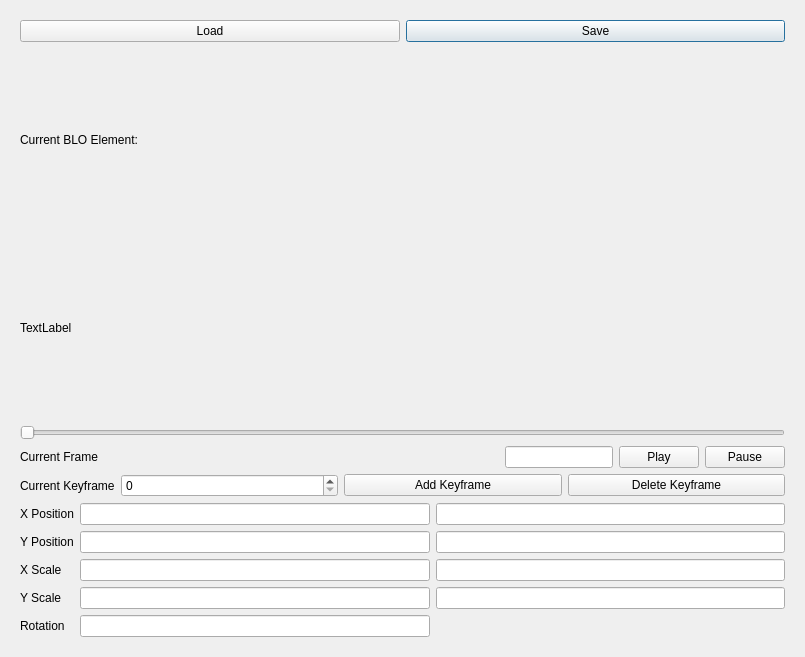
<?xml version="1.0" encoding="UTF-8"?>
<ui version="4.0">
 <class>Dialog</class>
 <widget class="QDialog" name="Dialog">
  <property name="geometry">
   <rect>
    <x>0</x>
    <y>0</y>
    <width>805</width>
    <height>657</height>
   </rect>
  </property>
  <property name="windowTitle">
   <string>Dialog</string>
  </property>
  <layout class="QHBoxLayout" name="horizontalLayout_2">
   <item>
    <widget class="QWidget" name="widget" native="true">
     <layout class="QHBoxLayout" name="horizontalLayout">
      <item>
       <layout class="QVBoxLayout" name="verticalLayout">
        <item>
         <layout class="QGridLayout" name="gridLayout_2">
          <item row="0" column="1">
           <widget class="QPushButton" name="pushButton">
            <property name="text">
             <string>Save</string>
            </property>
           </widget>
          </item>
          <item row="0" column="0">
           <widget class="QPushButton" name="pushButton_2">
            <property name="text">
             <string>Load</string>
            </property>
           </widget>
          </item>
          <item row="1" column="0">
           <widget class="QLabel" name="label_5">
            <property name="text">
             <string>Current BLO Element:</string>
            </property>
           </widget>
          </item>
          <item row="1" column="1">
           <widget class="QLabel" name="label_9">
            <property name="text">
             <string/>
            </property>
           </widget>
          </item>
          <item row="2" column="0">
           <widget class="QLabel" name="label_10">
            <property name="text">
             <string>TextLabel</string>
            </property>
           </widget>
          </item>
         </layout>
        </item>
        <item>
         <layout class="QVBoxLayout" name="verticalLayout_2">
          <item>
           <widget class="QSlider" name="horizontalSlider">
            <property name="orientation">
             <enum>Qt::Horizontal</enum>
            </property>
           </widget>
          </item>
          <item>
           <layout class="QHBoxLayout" name="horizontalLayout_4">
            <item>
             <widget class="QLabel" name="label_2">
              <property name="text">
               <string>Current Frame</string>
              </property>
             </widget>
            </item>
            <item>
             <widget class="QLineEdit" name="lineEdit">
              <property name="enabled">
               <bool>true</bool>
              </property>
              <property name="sizePolicy">
               <sizepolicy hsizetype="Maximum" vsizetype="Fixed">
                <horstretch>0</horstretch>
                <verstretch>0</verstretch>
               </sizepolicy>
              </property>
              <property name="layoutDirection">
               <enum>Qt::LeftToRight</enum>
              </property>
              <property name="frame">
               <bool>true</bool>
              </property>
             </widget>
            </item>
            <item>
             <widget class="QPushButton" name="play_button">
              <property name="sizePolicy">
               <sizepolicy hsizetype="Maximum" vsizetype="Fixed">
                <horstretch>0</horstretch>
                <verstretch>0</verstretch>
               </sizepolicy>
              </property>
              <property name="text">
               <string>Play</string>
              </property>
             </widget>
            </item>
            <item>
             <widget class="QPushButton" name="pause_button">
              <property name="sizePolicy">
               <sizepolicy hsizetype="Maximum" vsizetype="Fixed">
                <horstretch>0</horstretch>
                <verstretch>0</verstretch>
               </sizepolicy>
              </property>
              <property name="text">
               <string>Pause</string>
              </property>
             </widget>
            </item>
           </layout>
          </item>
          <item>
           <layout class="QHBoxLayout" name="horizontalLayout_6">
            <item>
             <widget class="QLabel" name="label">
              <property name="sizePolicy">
               <sizepolicy hsizetype="Maximum" vsizetype="Preferred">
                <horstretch>0</horstretch>
                <verstretch>0</verstretch>
               </sizepolicy>
              </property>
              <property name="text">
               <string>Current Keyframe</string>
              </property>
             </widget>
            </item>
            <item>
             <widget class="QSpinBox" name="spinBox"/>
            </item>
            <item>
             <widget class="QPushButton" name="pushButton_5">
              <property name="text">
               <string>Add Keyframe</string>
              </property>
             </widget>
            </item>
            <item>
             <widget class="QPushButton" name="pushButton_6">
              <property name="text">
               <string>Delete Keyframe</string>
              </property>
             </widget>
            </item>
           </layout>
          </item>
         </layout>
        </item>
        <item>
         <layout class="QHBoxLayout" name="horizontalLayout_5">
          <item>
           <layout class="QGridLayout" name="gridLayout">
            <item row="1" column="1">
             <widget class="QLineEdit" name="lineEdit_5"/>
            </item>
            <item row="3" column="2">
             <widget class="QLineEdit" name="lineEdit_7"/>
            </item>
            <item row="2" column="1">
             <widget class="QLineEdit" name="lineEdit_8"/>
            </item>
            <item row="2" column="2">
             <widget class="QLineEdit" name="lineEdit_9"/>
            </item>
            <item row="1" column="2">
             <widget class="QLineEdit" name="lineEdit_4"/>
            </item>
            <item row="3" column="1">
             <widget class="QLineEdit" name="lineEdit_3"/>
            </item>
            <item row="3" column="0">
             <widget class="QLabel" name="label_3">
              <property name="text">
               <string>Y Scale</string>
              </property>
             </widget>
            </item>
            <item row="0" column="1">
             <widget class="QLineEdit" name="lineEdit_2"/>
            </item>
            <item row="0" column="2">
             <widget class="QLineEdit" name="lineEdit_6"/>
            </item>
            <item row="2" column="0">
             <widget class="QLabel" name="label_8">
              <property name="text">
               <string>X Scale</string>
              </property>
             </widget>
            </item>
            <item row="1" column="0">
             <widget class="QLabel" name="label_7">
              <property name="text">
               <string>Y Position</string>
              </property>
             </widget>
            </item>
            <item row="0" column="0">
             <widget class="QLabel" name="label_6">
              <property name="text">
               <string>X Position</string>
              </property>
             </widget>
            </item>
            <item row="4" column="0">
             <widget class="QLabel" name="label_4">
              <property name="text">
               <string>Rotation</string>
              </property>
             </widget>
            </item>
            <item row="4" column="1">
             <widget class="QLineEdit" name="lineEdit_10"/>
            </item>
           </layout>
          </item>
         </layout>
        </item>
       </layout>
      </item>
     </layout>
    </widget>
   </item>
  </layout>
 </widget>
 <resources/>
 <connections/>
</ui>
